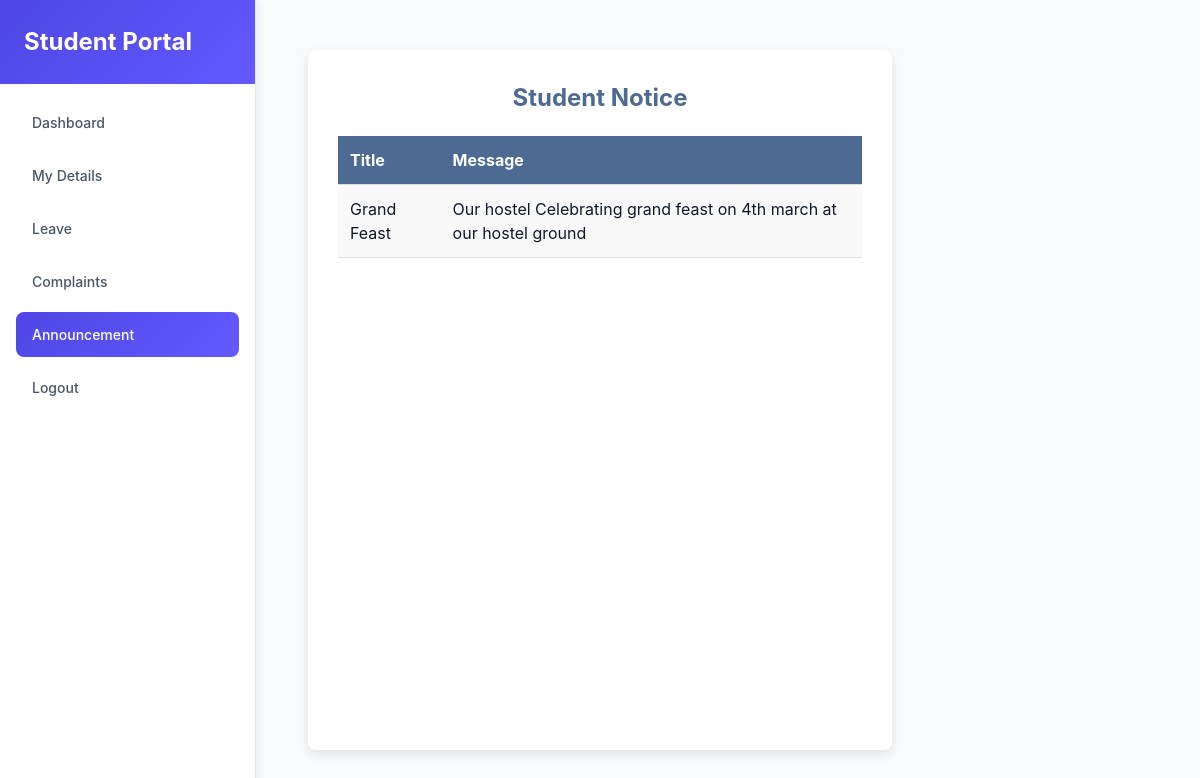
The page /s-noti.php on the database its author committed.
### tables this page shows
CREATE TABLE IF NOT EXISTS `notifications` (
  `id` int NOT NULL AUTO_INCREMENT,
  `title` varchar(100) NOT NULL,
  `message` text NOT NULL,
  `student_id` int DEFAULT NULL,
  `date_time` timestamp NULL DEFAULT CURRENT_TIMESTAMP,
  `created_at` datetime DEFAULT CURRENT_TIMESTAMP,
  PRIMARY KEY (`id`)
);

### s-noti.php (the view, shortened to what this page needs)
<?php
$conn = new mysqli('localhost', 'root', '', 'ms');
$student_id = $_SESSION['student_id'];
$sql = "SELECT * FROM notifications
        WHERE student_id = '$student_id' OR student_id IS NULL
        ORDER BY date_time DESC";
$result = mysqli_query($conn, $sql);
?>
<!DOCTYPE html>
<html lang="en">
<head>
</head>
<body>
<div class="app">
    <div class="sidebar">
        <div class="sidebar-header">
            <h1>Student Portal</h1>
        </div>
        <div class="sidebar-nav">
            <a class="nav-item" href="s-dashboard.php">Dashboard</a>
            <a class="nav-item" href="s-detail.php">My Details</a>
            <a class="nav-item" href="s-leave.php">Leave</a>
            <a class="nav-item" href="s-complaints.php">Complaints</a>
            <a class="nav-item active" href="s-noti.php">Announcement</a>
            <a class="nav-item" href="s-logout.php">Logout</a>
        </div>
    </div>
    <div class="container">
        <h2>Student Notice</h2>
        <?php if (mysqli_num_rows($result) > 0) { ?>
            <table>
                <tr>
                    <th>Title</th>
                    <th>Message</th>
                </tr>
                <?php while ($row = mysqli_fetch_assoc($result)) { ?>
                    <tr>
                        <td><?php echo htmlspecialchars($row['title']); ?></td>
                        <td><?php echo htmlspecialchars($row['message']); ?></td>
                    </tr>
                <?php } ?>
            </table>
        <?php } else { ?>
            <p class="no-notifications">No Announcements available.</p>
        <?php } ?>
    </div>
</div>
</body>
</html>

### s-noti.php (style rules this page uses)
* { margin: 0; padding: 0; box-sizing: border-box; }
body { font-family: -apple-system, BlinkMacSystemFont, "Segoe UI", Roboto, "Helvetica Neue", Arial, sans-serif; background-color: rgb(249, 250, 251); color: rgb(17, 24, 39); line-height: 1.5; }
.app { min-height: 100vh; display: flex; justify-content: flex-start; }
.sidebar { width: 256px; background-color: white; border-right: 1px solid rgb(229, 231, 235); display: flex; flex-direction: column; position: fixed; top: 0; bottom: 0; box-shadow: 2px 0 10px rgba(0, 0, 0, 0.05); }
.sidebar-header { padding: 1.5rem; background: linear-gradient(135deg, rgb(79, 70, 229), rgb(98, 89, 255)); color: white; }
.sidebar-header h1 { font-size: 1.5rem; font-weight: 700; }
.sidebar-nav { flex: 1; padding: 1rem; }
.nav-item { width: 100%; display: flex; align-items: center; padding: 0.75rem 1rem; margin-bottom: 0.5rem; border-radius: 0.5rem; color: rgb(75, 85, 99); font-size: 0.875rem; font-weight: 500; text-decoration: none; transition: all 0.3s ease; }
.nav-item.active { background: linear-gradient(135deg, rgb(79, 70, 229), rgb(98, 89, 255)); color: white; }
.container { max-width: 1000px; width: calc(70% - 256px); margin: 50px auto; padding: 30px; background-color: white; border-radius: 8px; box-shadow: 0 4px 12px rgba(0, 0, 0, 0.1); }
h2 { text-align: center; color: #4c6a92; margin-bottom: 20px; }
table { width: 100%; border-collapse: collapse; margin-top: 20px; }
th, td { padding: 12px; text-align: left; border-bottom: 1px solid #ddd; }
th { background-color: #4c6a92; color: white; }
td { background-color: #f9f9f9; }

### rows shown on the page
notifications: title "Grand Feast", message "Our hostel Celebrating grand feast on 4th march at our hostel ground"
